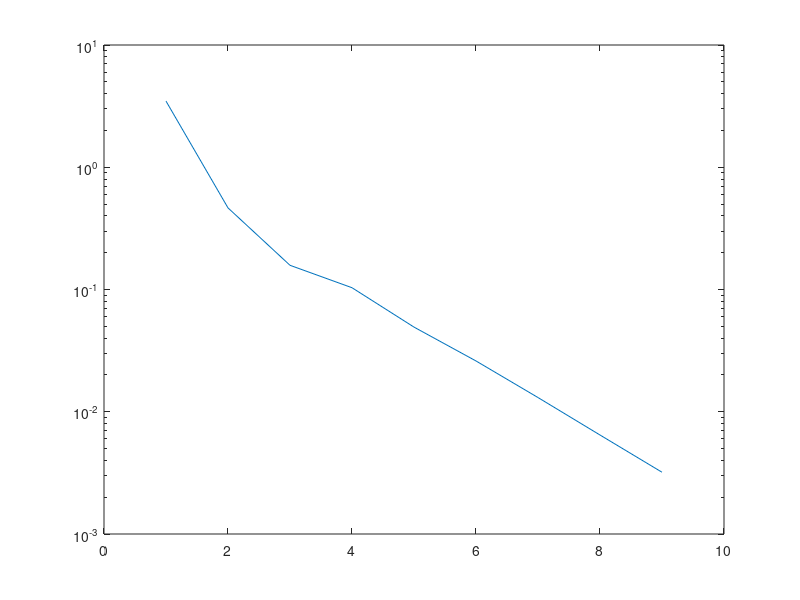

Write the MATLAB code that produced this figure. (Note: this script raises an error after producing the figure.)
function geometric_median_tests

close all;

N1=500;
N2=100;
N3=30;
X1=randn(2,N1);
X2=randn(2,N2) + repmat([30,15]',1,N2);
X3=randn(2,N3) + repmat([-20,12]',1,N3);
X=cat(2,X1,X2,X3);
[mm,changes]=geometric_median(X,10);
figure; semilogy(1:length(changes),changes);

cc=mean(X,2);

figure;
ms_view_clusters(X); hold on;
plot([mm(1),mm(1)],[mm(2),mm(2)],'r.','MarkerSize',20); %geometric median
plot([cc(1),cc(1)],[cc(2),cc(2)],'g.','MarkerSize',20); %centroid

legend('data','geometric median','centroid');

end

function [mm,changes]=geometric_median(X,num_iterations)

if nargin<2, num_iterations=10; end;

[M,N]=size(X);
weights=rand(1,N);
changes=[];
for it=1:num_iterations
    weights=weights/sum(weights);
    mm=X*weights';
    if (it>1)
        changes=[changes,sqrt(sum((mm-mm_old).^2))];
    end;
    mm_old=mm;
    diffs=X-repmat(mm,1,N);
    weights=sqrt(sum(diffs.^2,1));
    inds=find(weights~=0);
    weights(inds)=1./weights(inds);
end;

end